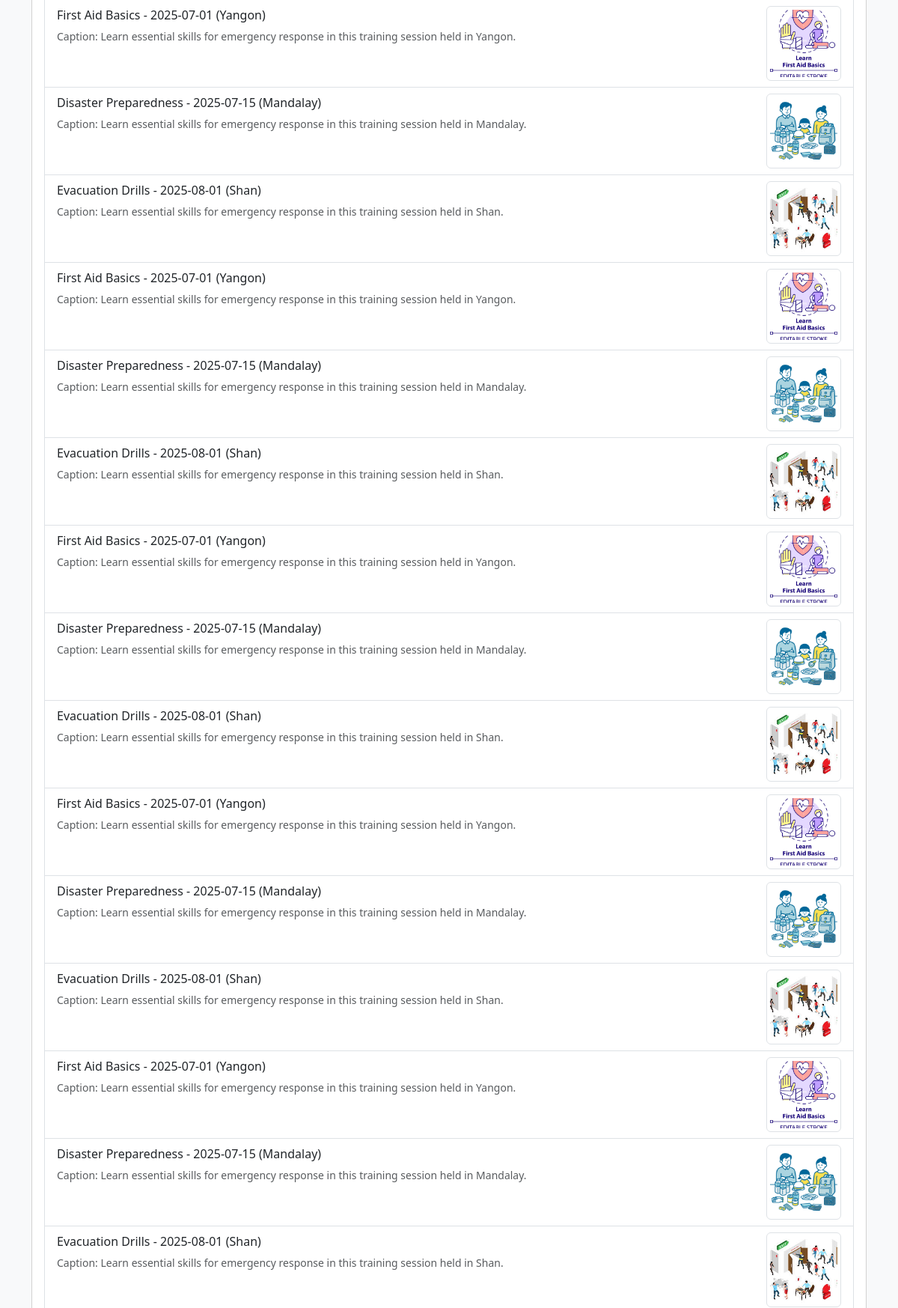
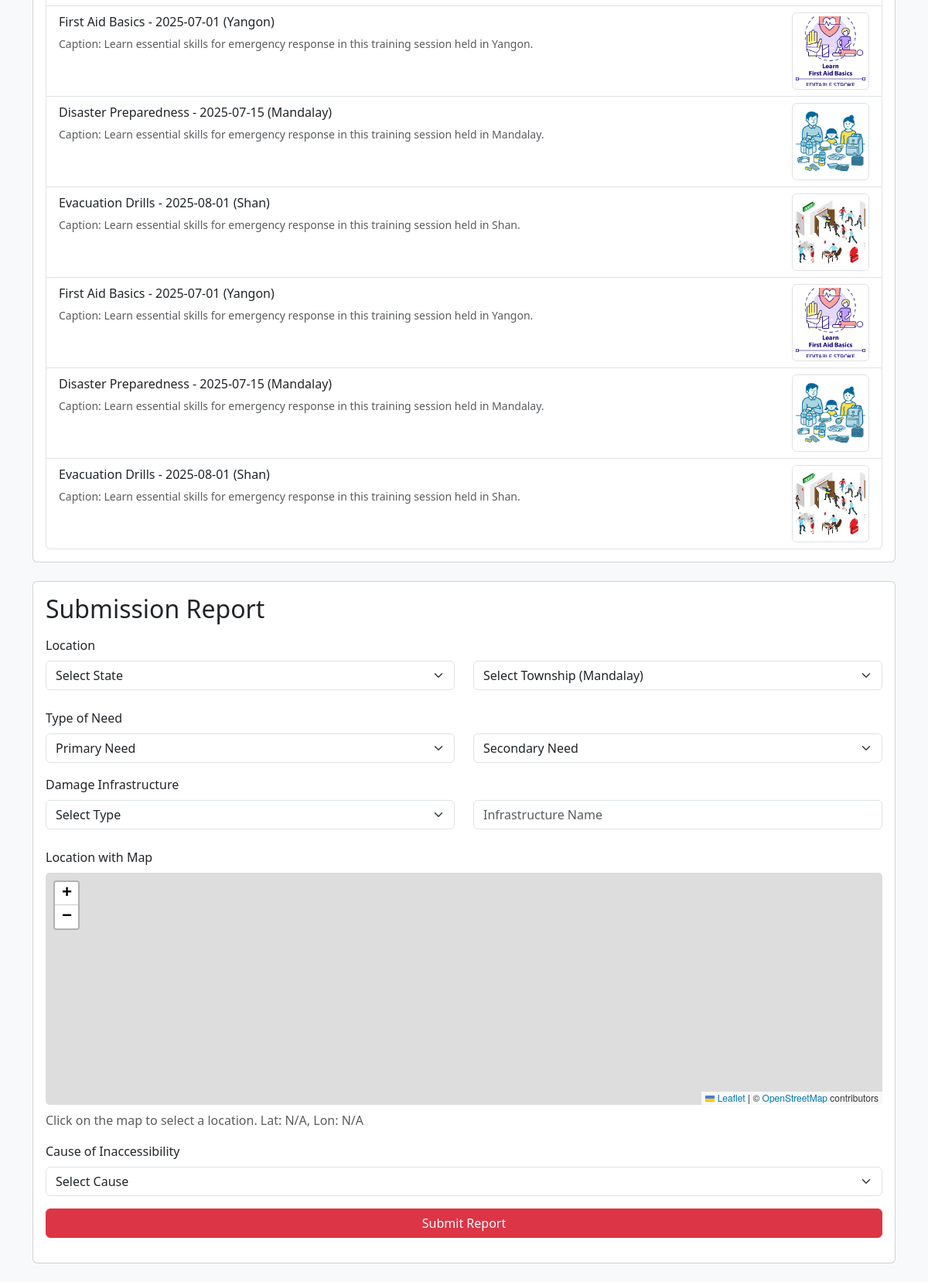
/member_dashboard (signed in, lower part), run on an earlier commit of the app's database (2 pictures, top to bottom).
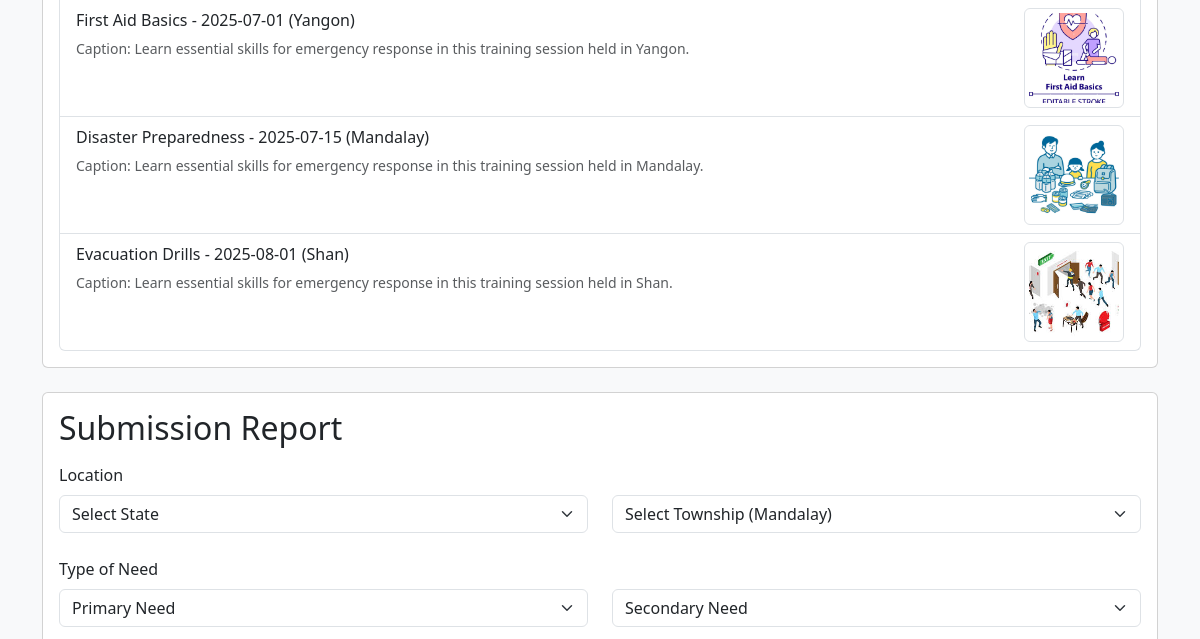
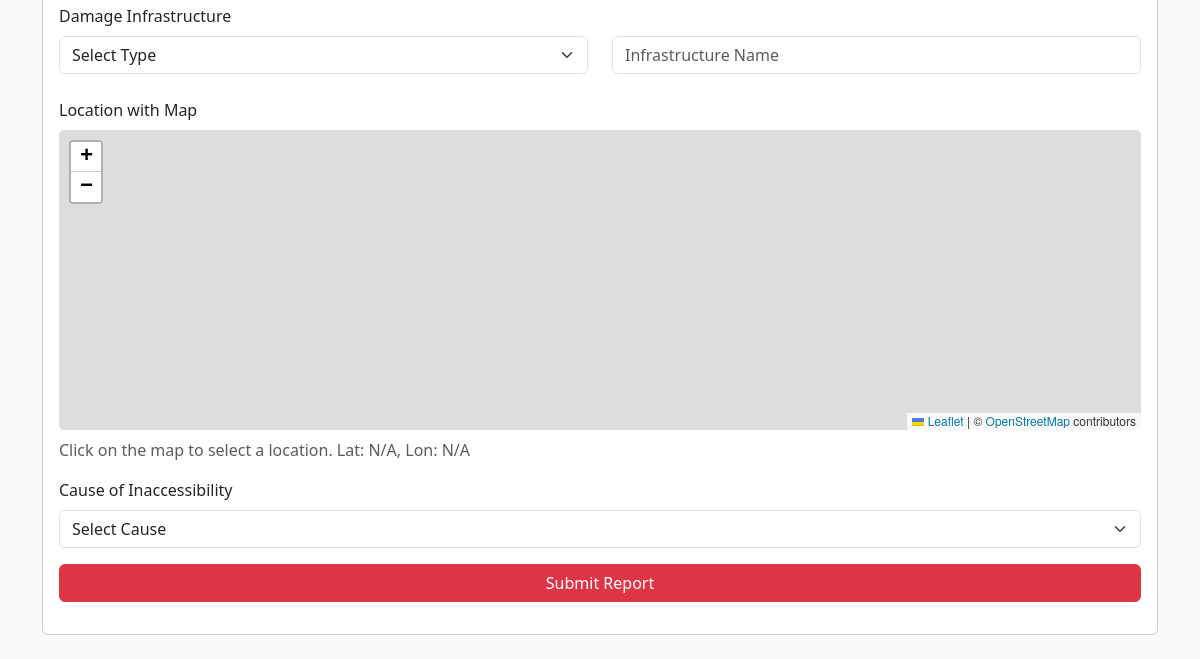
And on a later commit of the database (2 pictures, top to bottom).
### tables this page shows
CREATE TABLE training_events
                 (id INTEGER PRIMARY KEY, title TEXT, date TEXT, location TEXT);

### app.py (the view)
@app.route('/member_dashboard')
def member_dashboard():
    if 'user_id' not in session:
        return redirect(url_for('home'))
    conn = sqlite3.connect('eqr.db')
    c = conn.cursor()
    c.execute("SELECT title, date, location FROM training_events")
    trainings = c.fetchall()
    conn.close()
    return render_template('member_dashboard.html', trainings=trainings)

### templates/member_dashboard.html (shortened to what this page needs)
<!DOCTYPE html>
<html lang="en">
<head>
  <link href="https://cdn.jsdelivr.net/npm/bootstrap@5.3.0/dist/css/bootstrap.min.css" rel="stylesheet">
  <link rel="stylesheet" href="https://unpkg.com/leaflet@1.9.4/dist/leaflet.css" />
  <link rel="stylesheet" href="{{ url_for('static', filename='css/custom.css') }}">
</head>
<body class="bg-light">
  <div class="container py-4">
    <div class="card mb-4">
      <div class="card-body">
        <ul class="list-group">
          {% for training in trainings %}
            <li class="list-group-item d-flex justify-content-between align-items-start">
              <div>
                <p class="mb-1">{{ training[0] }} - {{ training[1] }} ({{ training[2] }})</p>
                <small class="text-muted">Caption: Learn essential skills for emergency response in this training session held in {{ training[2] }}.</small>
              </div>
              <img src="{{ url_for('static', filename='images/' ~ training[0]|replace(' ', '_')|lower ~ '.jpg') }}" alt="{{ training[0] }} Image" class="img-thumbnail" style="width: 100px; height: 100px; object-fit: cover;">
            </li>
          {% endfor %}
        </ul>
      </div>
    </div>
    <div class="card">
      <div class="card-body">
        <h2 class="card-title mb-3">Submission Report</h2>
        <form id="report-form">
          <div class="mb-3">
            <label class="form-label">Location</label>
            <div class="row">
              <div class="col-md-6">
                <select name="state" class="form-select mb-2" required>
                  <option value="">Select State</option>
                </select>
              </div>
              <div class="col-md-6">
                <select name="township" class="form-select" required>
                  <option value="">Select Township (Mandalay)</option>
                </select>
              </div>
            </div>
          </div>
          <div class="mb-3">
            <label class="form-label">Type of Need</label>
            <div class="row">
              <div class="col-md-6">
                <select name="primary_need" class="form-select" required aria-placeholder="Primary Need">
                  <option value="">Primary Need</option>
                </select>
              </div>
              <div class="col-md-6">
                <select name="secondary_need" class="form-select" required aria-placeholder="Secondary Need">
                  <option value="">Secondary Need</option>
                </select>
              </div>
            </div>
          </div>
          <div class="mb-3">
            <label class="form-label">Damage Infrastructure</label>
            <div class="row">
              <div class="col-md-6">
                <select name="damage_type" class="form-select mb-2" required>
                  <option value="">Select Type</option>
                </select>
              </div>
              <div class="col-md-6">
                <input type="text" name="damage_name" class="form-control" placeholder="Infrastructure Name" required>
              </div>
            </div>
          </div>
          <div class="mb-3">
            <label class="form-label">Location with Map</label>
            <div id="map" class="w-100 mb-2" style="height: 300px; border-radius: 5px; overflow: hidden;"></div>
            <p class="text-muted">Click on the map to select a location. Lat: <span id="lat-display">N/A</span>, Lon: <span id="lon-display">N/A</span></p>
          </div>
          <div class="mb-3">
            <label class="form-label">Cause of Inaccessibility</label>
            <select name="inaccessibility_cause" class="form-select" required>
              <option value="">Select Cause</option>
            </select>
          </div>
          <button type="submit" class="btn btn-danger w-100">Submit Report</button>
        </form>
      </div>
    </div>
  </div>
</body>
</html>

What changed in the data, as far as the page shows it:
removed training_events: title "First Aid Basics", date "2025-07-01", location "Yangon"
removed training_events: title "Disaster Preparedness", date "2025-07-15", location "Mandalay"
removed training_events: title "Evacuation Drills", date "2025-08-01", location "Shan"
removed training_events: title "First Aid Basics", date "2025-07-01", location "Yangon"
removed training_events: title "Disaster Preparedness", date "2025-07-15", location "Mandalay"
removed training_events: title "Evacuation Drills", date "2025-08-01", location "Shan"
removed training_events: title "First Aid Basics", date "2025-07-01", location "Yangon"
removed training_events: title "Disaster Preparedness", date "2025-07-15", location "Mandalay"
removed training_events: title "Evacuation Drills", date "2025-08-01", location "Shan"
removed training_events: title "First Aid Basics", date "2025-07-01", location "Yangon"
removed training_events: title "Disaster Preparedness", date "2025-07-15", location "Mandalay"
removed training_events: title "Evacuation Drills", date "2025-08-01", location "Shan"
removed training_events: title "First Aid Basics", date "2025-07-01", location "Yangon"
removed training_events: title "Disaster Preparedness", date "2025-07-15", location "Mandalay"
removed training_events: title "Evacuation Drills", date "2025-08-01", location "Shan"
removed training_events: title "First Aid Basics", date "2025-07-01", location "Yangon"
removed training_events: title "Disaster Preparedness", date "2025-07-15", location "Mandalay"
removed training_events: title "Evacuation Drills", date "2025-08-01", location "Shan"
